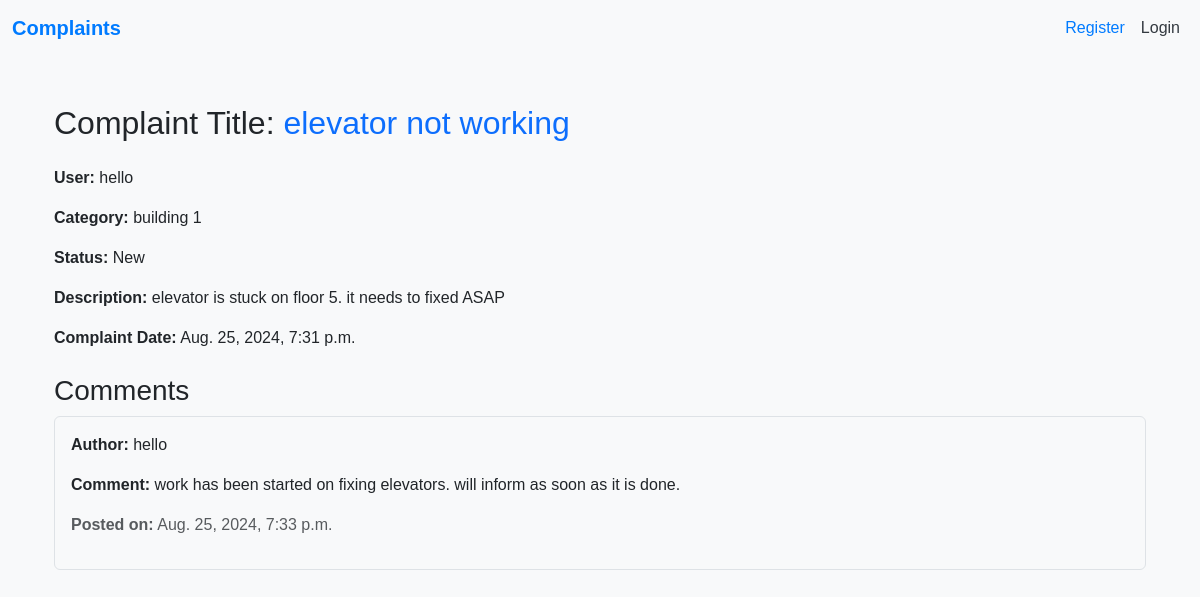
Screenshot of /complaint_detail/4/ with the database file from the repository.
### mainapp/models.py (models this page shows, shortened)
class Complaint(models.Model):
    Status_choices = (
        ("New", "New"),
        ("In Progress", "In Progress"),
        ("Resolved", "Resolved"),
        ("Closed", "Closed"),
    )
    title = models.CharField(max_length=155, blank=False, null=False)
    user = models.ForeignKey(User, null=False, on_delete=models.CASCADE)
    description = models.TextField(blank=False, null=False)
    category = models.ForeignKey(Category, null=False, on_delete=models.CASCADE)
    status = models.CharField(choices=Status_choices, default="New", max_length=50)
    created_at = models.DateTimeField(auto_now_add=True)
    updated_at = models.DateTimeField(auto_now=True)

class Category(models.Model):
    name = models.CharField(max_length=155)
    description = models.TextField()
    def __str__(self):
        return self.name

class Comment(models.Model):
    complaint = models.ForeignKey(Complaint, null=False, related_name="comments", blank=False, on_delete=models.CASCADE)
    user = models.ForeignKey(User, null=False, on_delete=models.CASCADE)
    comment = models.TextField(blank=False, null=False)
    created_at = models.DateTimeField(auto_now_add=True)

### mainapp/views.py (the view)
# urls.py: path("complaint_detail/<int:pk>/", ComplaintDetailView.as_view(), name="complaint_detail"),
class ComplaintDetailView(DetailView):
    model = Complaint
    template_name = "complaint_detail.html"

### mainapp/templates/complaint_detail.html (shortened to what this page needs)
{% extends 'base.html' %}
{% load static %}
{% block body_block %}
    <div class="container mt-5">
        <h2 class="mb-4">Complaint Title: <span class="text-primary">{{ complaint.title }}</span></h2>
        <p><strong>User:</strong> {{ complaint.user }}</p>
        <p><strong>Category:</strong> {{ complaint.category }}</p>
        <p><strong>Status:</strong> {{ complaint.status }}</p>
        <p><strong>Description:</strong> {{ complaint.description }}</p>
        <p><strong>Complaint Date:</strong> {{ complaint.created_at }}</p>
        {% if complaint.comments.exists %}
            <div class="mt-4">
                <h3>Comments</h3>
                {% for comment in complaint.comments.all %}
                    <div class="comment-box mb-3 p-3 border rounded">
                        <p><strong>Author:</strong> {{ comment.user }}</p>
                        <p><strong>Comment:</strong> {{ comment.comment }}</p>
                        <p class="text-muted"><strong>Posted on:</strong> {{ comment.created_at }}</p>
                    </div>
                {% endfor %}
            </div>
        {% else %}
            <p class="mt-4">No comments yet.</p>
        {% endif %}
    </div>
{% endblock body_block %}

### mainapp/templates/base.html (shortened to what this page needs)
<!DOCTYPE html>
{% load static %}
<html lang="en">
<head>
    <link href="https://cdn.jsdelivr.net/npm/bootstrap@5.3.3/dist/css/bootstrap.min.css" rel="stylesheet">
    <link rel="stylesheet" href="{% static 'css/style.css' %}">
</head>
<body>
  <nav class="navbar navbar-expand-lg navbar-light bg-light mb-4">
    <div class="container-fluid">
        <a class="navbar-brand" href="{% url 'mainapp:index' %}">Complaints</a>
        <div class="collapse navbar-collapse" id="navbarNav">
            <ul class="navbar-nav ms-auto">
                <li class="nav-item">
                    <a class="nav-link active" aria-current="page" href="{% url 'mainapp:user_create' %}">Register</a>
                </li>
                {% if user.is_authenticated %}
                <li class="nav-item">
                    <a class="nav-link" href="{% url 'mainapp:complaint_create' %}">New Complaint</a>
                </li>
                <li class="nav-item">
                    <a class="nav-link" href="{% url 'logout' %}">Logout</a>
                </li>
                {% else %}
                <li class="nav-item">
                    <a class="nav-link" href="{% url 'mainapp:login' %}">Login</a>
                </li>
                {% endif %}
            </ul>
        </div>
    </div>
</nav>
<div class="container">
    {% block body_block %}
    {% endblock body_block %}
</div>
</body>
</html>

### mainapp/static/css/style.css (style rules this page uses)
body { font-family: Arial, sans-serif; background-color: #f8f9fa; }
.navbar-brand { font-weight: bold; color: #007bff; }
.navbar-nav .nav-link { color: #343a40; }
.navbar-nav .nav-link.active { color: #007bff; }
.container { margin-top: 20px; }

### rows the page displays
Complaint: title "elevator not working", user "hello", category "building 1", status "New", description "elevator is stuck on floor 5. it needs to fixed ASAP", created_at "Aug. 25, 2024, 7:31 p.m."
Comment: user "hello", comment "work has been started on fixing elevators. will inform as soon as it is done.", created_at "Aug. 25, 2024, 7:33 p.m."
